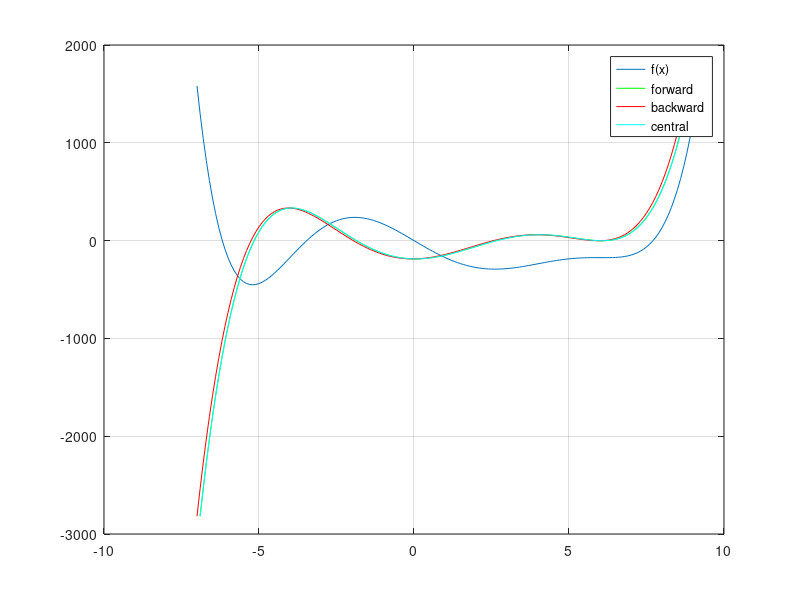

Write the MATLAB code that produced this figure.
% Differentiating a function
function main
    pause(1)
    figure
    
    % Establish and plot f(x)
    x = -7:0.1:9;
    f = polyval([0.0333,-0.3,-1.3333,16,0,-187.2,0], x);
    plot(x, f)
    grid on, hold on
    
    % The difference expression returns a vector one shorter than the
    % original
    df = diff(f)./diff(x);
    
    % Plot forward, backward, and central differences
    plot(x(2:end), df, 'g')
    plot(x(1:end-1), df, 'r')
    xm = (x(2:end)+x(2:end)) / 2;
    plot(xm, df, 'c')
    grid on
    legend({'f(x)', 'forward', 'backward', 'central'})
end
